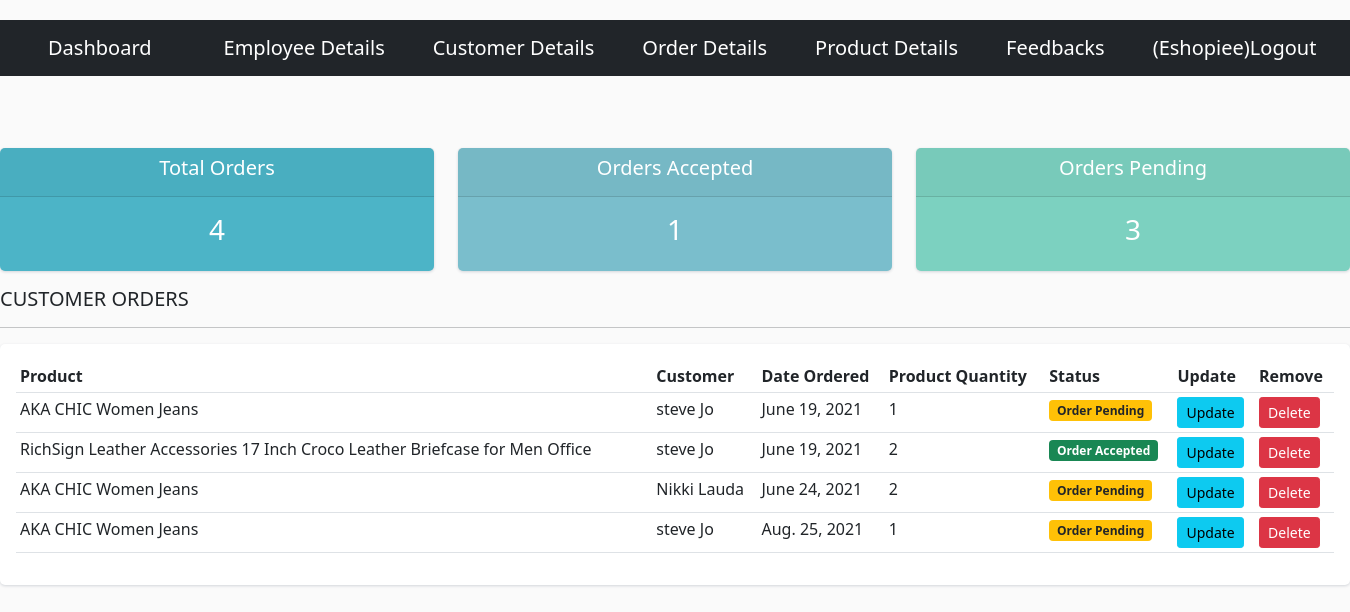
/dash/order (signed in), run on an earlier commit of the app's database.
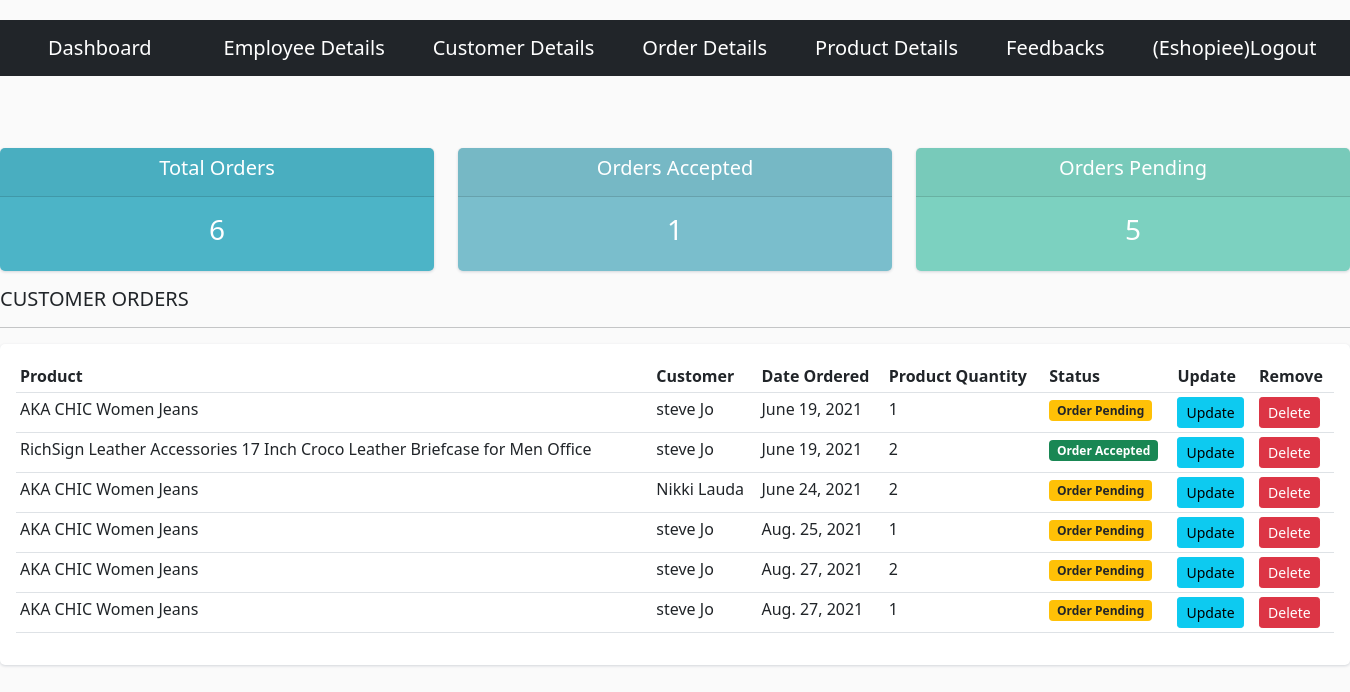
And on a later commit of the database.
### store/models.py (models this page shows, shortened)
class Order(models.Model):
    product = models.ForeignKey(Product , on_delete=models.CASCADE)
    customer = models.ForeignKey(Customer , on_delete=models.CASCADE)
    quantity = models.IntegerField(default=1)
    price = models.IntegerField()
    address = models.CharField(max_length=200,default='',blank=True)
    phone = models.CharField(max_length=50,default='',blank=True)
    date = models.DateField(default=datetime.datetime.today)
    status = models.BooleanField(default=False)

class Product(models.Model):
    name = models.CharField(max_length=200)
    price = models.IntegerField(default=0)
    category = models.ForeignKey(Category, on_delete=models.CASCADE, default=1)
    description = models.CharField(max_length=200,default='',blank=True)
    image = models.ImageField(upload_to='products/')
    submitted_at = models.DateTimeField(auto_now_add=True)
    updated_at = models.DateTimeField(auto_now=True)

class Customer(models.Model):
    first_name = models.CharField(max_length=50)
    last_name = models.CharField(max_length=50)
    phone = models.CharField(max_length=15)
    email = models.EmailField()
    profile_pic = models.ImageField(default='profile1.png',null=True,blank=True)
    password = models.CharField(max_length=500 )
    submitted_at = models.DateTimeField(auto_now_add=True)
    updated_at = models.DateTimeField(auto_now=True)
    '''
    @staticmethod
    def get_customer_by_email(email):
        return Customer.objects.get(email = email)here is the code to proceed only after getting the customer,if you no longer have customer,"Customer matching query does not exist." error will come , to avoid that error we are writing code in try except block'''
    @staticmethod
    def get_customer_by_email(email):
        try:
            return Customer.objects.get(email = email)
        except:
            return False

### adminpanel/views.py (the view)
# urls.py: path('order',OrderDetails.as_view(),name='order'),
class OrderDetails(View):
	@method_decorator(login_required(login_url='login'))
	def get(self,request):
		orders = Order.objects.all()
		total_orders = orders.count()
		completed = orders.filter(status=True).count()
		pending = orders.filter(status=False).count()
		context = {
			'orders' : orders,
			'total_orders' : total_orders,
			'completed': completed,
			'pending' : pending
		}
		return render(request,'order_details.html',context)

### adminpanel/templates/order_details.html
{% extends 'base1.html' %}
{% load static %}
{% block content %}
{% include 'status.html' %}
<div class="col-md">
    <h5>CUSTOMER ORDERS</h5>
    <hr>
    <div class="card card-body">
        <table class="table table-sm">
            <tr>
                <th>Product</th>
                <th>Customer</th>
                <th>Date Ordered</th>
                <th>Product Quantity</th>
                <th>Status</th>
                <th>Update</th>
                <th>Remove</th>
            </tr>
            {% for order in orders %}
            <tr>
                <td>{{order.product.name}}</td>
                <td>{{order.customer.first_name}} {{order.customer.last_name}}</td>
                <td>{{order.date}}</td>
                <td>{{order.quantity}}</td>
                {% if order.status %}
                <td><small class="badge bg-success">
                    Order Accepted
                </small></td>
                {% else %}
                <td><small class="badge bg-warning text-dark">
                    Order Pending
                </small></td>
                {% endif %}
                <td><a class="btn btn-sm btn-info" href="{% url 'order_update' order.id %}">Update</a></td>
                <td><a class="btn btn-sm btn-danger" href="{% url 'deleteorder' order.id %}">Delete</a></td>
            </tr>
            {% endfor %}
        </table>
    </div>
</div>
{% endblock %}

### adminpanel/templates/base1.html (shortened to what this page needs)
{% load static %}
<!doctype html>
<html lang="en">
  <head>
    <link href="https://cdn.jsdelivr.net/npm/bootstrap@5.0.1/dist/css/bootstrap.min.css" rel="stylesheet">
    <link rel="stylesheet" href="{% static 'css/product.css' %}">
  </head>
  <body>
    <nav class="navbar navbar-expand-lg navbar-dark bg-dark mb-5">
      <a class="navbar-brand mx-5" href="/dash">Dashboard </a>
      <div class="collapse navbar-collapse" id="navbarSupportedContent">
        <ul class="navbar-nav mr-auto">
          {% if request.user.is_superuser %}
          <li class="nav-item">
            <a class="navbar-brand mx-4" href="{% url 'employee' %}">  Employee Details</a>
          </li>
          <li class="nav-item">
            <a class="navbar-brand mx-4" href="{% url 'customer' %}">  Customer Details    </a>
          </li>
          <li class="nav-item">
            <a class="navbar-brand mx-4" href="{% url 'order' %}">  Order Details  </a>
          </li>
          <li class="nav-item">
            <a class="navbar-brand mx-4" href="{% url 'products' %}">  Product Details  </a>
          </li>
          <li class="nav-item">
            <a class="navbar-brand mx-4" href="{% url 'listfeedback' %}">  Feedbacks  </a>
          </li>
          <li class="nav-item">
            <a class="navbar-brand mx-4" href="{% url 'logout' %}">  ({{request.user}})Logout  </a>
          </li>
{% endif %}
        </ul>
      </div>
    </nav>
    {% block content %}
    {% endblock %}
  </body>
</html>

### adminpanel/templates/status.html
<br>
<div class="row">
    <div class="col">
        <div class="col-md">
            <div class="card text-center text-white mb-3" id="total-orders">
                <div class="card-header">
                    <h5 class="card-title">Total Orders</h5>
                </div>
                <div class="card-body">
                    <h3 class="card-title">{{total_orders}}</h3>
                </div>
            </div>
        </div>
    </div>
    <div class="col">
        <div class="col-md">
            <div class="card text-center text-white mb-3" id="orders-delivered">
                <div class="card-header">
                    <h5 class="card-title">Orders Accepted</h5>
                </div>
                <div class="card-body">
                    <h3 class="card-title">{{completed}}</h3>
                </div>
            </div>
        </div>
    </div>
    <div class="col">
        <div class="col-md">
            <div class="card text-center text-white mb-3" id="orders-pending">
                <div class="card-header">
                    <h5 class="card-title">Orders Pending</h5>
                </div>
                <div class="card-body">
                    <h3 class="card-title">{{pending}}</h3>
                </div>
            </div>
        </div>
    </div>
</div>

### static/css/product.css (style rules this page uses)
body { margin-top:20px; background:#FAFAFA; }
.card { border-radius: 5px; -webkit-box-shadow: 0 1px 2.94px 0.06px rgba(4,26,55,0.16); box-shadow: 0 1px 2.94px 0.06px rgba(4,26,55,0.16); border: none; margin-bottom: 30px; -webkit-transition: all 0.3s ease-in-out; transition: all 0.3s ease-in-out; }

### adminpanel/templates/base1.html (style rules this page uses)
#total-orders { background-color: #4cb4c7; }
#orders-delivered { background-color: #7abecc; }
#orders-pending { background-color: #7CD1C0; }

What changed in the data, as far as the page shows it:
added Order: product.name "AKA CHIC Women Jeans", customer.first_name "steve", customer.last_name "Jo", date "Aug. 27, 2021", quantity "2", status "Order Pending"
added Order: product.name "AKA CHIC Women Jeans", customer.first_name "steve", customer.last_name "Jo", date "Aug. 27, 2021", quantity "1", status "Order Pending"
Also different on the page:
{{ total_orders }}: "4" → "6"
{{ pending }}: "3" → "5"
